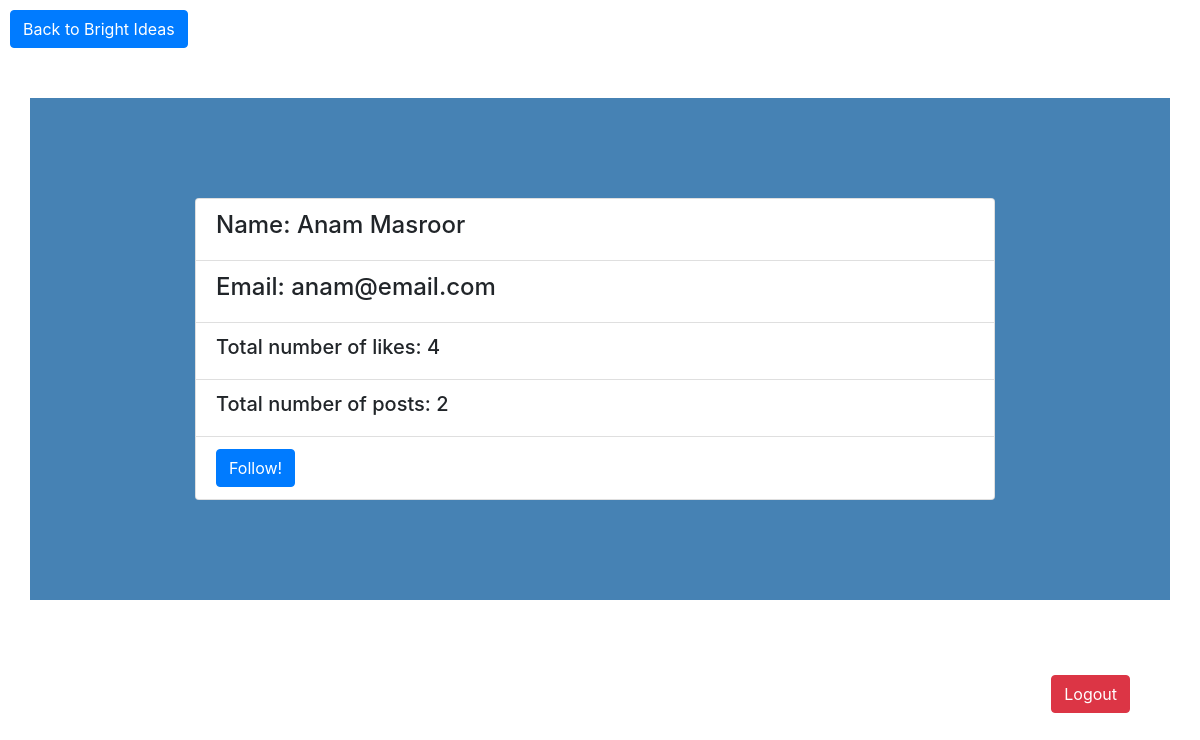
The page /users/2 on the database its author committed.
### app.py (models this page shows, shortened)
class User(db.Model):
    __tablename__ = "users"
    id=db.Column(db.Integer, primary_key=True)
    first_name=db.Column(db.String(255))
    last_name=db.Column(db.String(255))
    email=db.Column(db.String(255))
    password_hash=db.Column(db.String(255))
    liked_posts=db.relationship("Post", secondary=likes_table)
    followers=db.relationship("User",
        secondary=followers_table,
        primaryjoin=id==followers_table.c.followed_id,
        secondaryjoin=id==followers_table.c.follower_id,
        backref="following")
    created_at=db.Column(db.DateTime, server_default=func.now())
    updated_at=db.Column(db.DateTime, server_default=func.now(),onupdate=func.now())

### app.py (the view)
@app.route("/users/<id>", methods=["GET"])
def user_profile(id):
    user_profile = User.query.get(id)
    numlikes = len(user_profile.liked_posts)
    numposts = Post.query.filter(Post.author_id == id).count()
    return render_template("user_profile.html", user_profile=user_profile, numlikes = numlikes, numposts=numposts)

### templates/user_profile.html (shortened to what this page needs)
<!DOCTYPE html>
<html lang="en">
<head>
    <link rel="stylesheet" href="https://stackpath.bootstrapcdn.com/bootstrap/4.3.1/css/bootstrap.min.css">
    <link rel="stylesheet" type="text/css" href="{{url_for('static', filename='styles/user_profile.css')}}">
</head>
<body>
        <div class="back"><a href="/bright_ideas"><button type="button" class="btn btn-primary">Back to Bright Ideas</button></a></div>
        <div class="container">
            <div class="userprofile">
                    <div class="card" style="width: 50rem;">
                        <ul class="list-group list-group-flush">
                            <li class="list-group-item"><h4>Name: {{user_profile.first_name}} {{user_profile.last_name}}</h4></li>
                            <li class="list-group-item"><h4>Email: {{user_profile.email}}</h4></li>
                            <li class="list-group-item"><h5>Total number of likes: {{numlikes}}</h5></li>
                            <li class="list-group-item"><h5>Total number of posts: {{numposts}}</h5></li>
                            <li class="list-group-item"><a href="/follow/{{ user_profile.id }}"><button type="button" class="btn btn-primary">Follow!</button></a></li>
                        </ul>
                    </div>
            </div>
    <div class="logout"><a href="/logout"><button type="button" class="btn btn-danger">Logout</button></a></div>
</body>
</html>

### static/styles/user_profile.css (style rules this page uses)
.container { background-color: steelblue; }
.userprofile { margin: 50px; max-width: 1075px; padding: 100px; }
.back { margin: 10px; }
.logout { float: right; margin: 25px; }

### rows shown on the page
User: first_name "Anam", last_name "Masroor", email "anam@email.com"

### other values the page prints
{{ numlikes }} "4"
{{ numposts }} "2"
